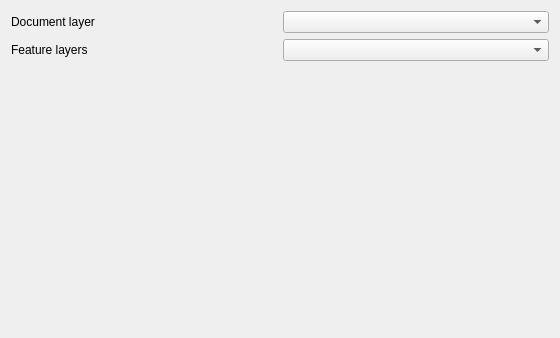
<?xml version="1.0" encoding="UTF-8"?>
<ui version="4.0">
 <class>ConfigurationWizardWidgetPage</class>
 <widget class="QWidget" name="ConfigurationWizard">
  <property name="geometry">
   <rect>
    <x>0</x>
    <y>0</y>
    <width>560</width>
    <height>338</height>
   </rect>
  </property>
  <layout class="QGridLayout" name="gridLayout_2">
   <item row="3" column="0">
    <spacer name="verticalSpacer">
     <property name="orientation">
      <enum>Qt::Vertical</enum>
     </property>
     <property name="sizeHint" stdset="0">
      <size>
       <width>20</width>
       <height>40</height>
      </size>
     </property>
    </spacer>
   </item>
   <item row="1" column="0">
    <widget class="QLabel" name="label_2">
     <property name="text">
      <string>Feature layers</string>
     </property>
    </widget>
   </item>
   <item row="1" column="1">
    <widget class="QgsCheckableComboBox" name="mFeatureLayersComboBox"/>
   </item>
   <item row="0" column="0">
    <widget class="QLabel" name="label">
     <property name="text">
      <string>Document layer</string>
     </property>
    </widget>
   </item>
   <item row="0" column="1">
    <widget class="QgsMapLayerComboBox" name="mDocumentLayerComboBox"/>
   </item>
   <item row="2" column="0" colspan="2">
    <widget class="QLabel" name="mErrorLabel">
     <property name="text">
      <string/>
     </property>
    </widget>
   </item>
  </layout>
 </widget>
 <customwidgets>
  <customwidget>
   <class>QgsMapLayerComboBox</class>
   <extends>QComboBox</extends>
   <header>qgsmaplayercombobox.h</header>
  </customwidget>
  <customwidget>
   <class>QgsCheckableComboBox</class>
   <extends>QComboBox</extends>
   <header>qgscheckablecombobox.h</header>
  </customwidget>
 </customwidgets>
 <resources/>
 <connections/>
</ui>
